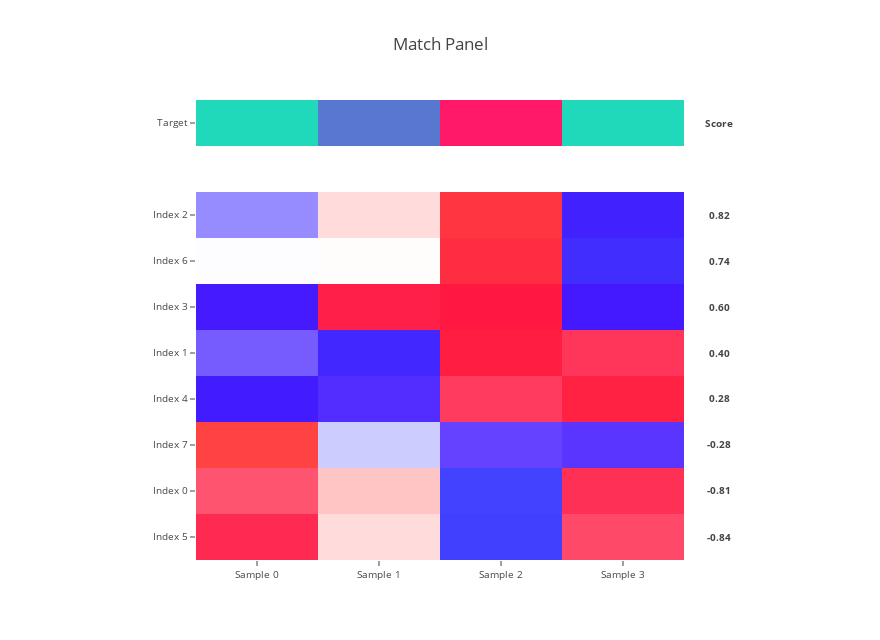

The cell this chart's notebook holds for it:
### Code cell
target = [
    0,
    2,
    8,
    0,
]

target = pd.Series(
    target, 
    name='Target',
    index=('Sample {}'.format(i) for i in range(len(target))),
)

n_row = 8

features = pd.DataFrame(
    np.random.random_sample(size=(
        n_row,
        target.size,
    )),
    index=('Index {}'.format(i) for i in range(n_row)),
    columns=target.index,
)

score_moe_p_value_fdr = make_match_panel(
    target,
    features,
    target_ascending=None,
    target_type='categorical',
)

score_moe_p_value_fdr

### Figure 1 — Plotly figure (JSON) as saved in the notebook; plotly's stock layout.template omitted (floating-point values rounded to 4 significant figures; data arrays with more than 128 entries replaced by an {"elided": "..."} marker saying what was removed)
{"data": [{"colorscale": [[0, "#20d9ba"], [0.5, "#9017e6"], [1, "#ff1968"]], "showscale": false, "text": [["Sample 0", "Sample 1", "Sample 2", "Sample 3"]], "type": "heatmap", "uid": "ee0f4d2e-ad04-4c0a-a990-c43837e503f2", "x": ["Sample 0", "Sample 1", "Sample 2", "Sample 3"], "y": ["Target"], "yaxis": "y2", "z": [[0, 2, 8, 0]]}, {"colorscale": {"elided": "256x2 mixed values"}, "showscale": false, "type": "heatmap", "uid": "fd7e6d90-b952-4a60-bc95-11cf1a49e9d9", "x": ["Sample 0", "Sample 1", "Sample 2", "Sample 3"], "y": ["Index 5", "Index 0", "Index 7", "Index 4", "Index 1", "Index 3", "Index 6", "Index 2"], "yaxis": "y", "z": [[0.8641, 0.1525, -1.673, 0.6564], [0.6214, 0.2533, -1.696, 0.8211], [1.692, -0.2216, -0.6822, -0.7885], [-1.108, -0.8517, 0.7278, 1.232], [-0.5992, -1.319, 1.135, 0.7827], [-0.9944, 0.9456, 1.053, -1.004], [-0.008579, 0.00825, 1.414, -1.414], [-0.4528, 0.1502, 1.516, -1.214]], "zmax": 1.692, "zmin": -1.696}], "layout": {"annotations": [{"font": {"size": 9.6}, "showarrow": false, "text": "<b>Score</b>", "width": 64, "x": 1.002, "xanchor": "left", "xref": "paper", "y": 0.95, "yanchor": "middle", "yref": "paper"}, {"font": {"size": 9.6}, "showarrow": false, "text": "<b>0.82</b>", "width": 64, "x": 1.002, "xanchor": "left", "xref": "paper", "y": 0.75, "yanchor": "middle", "yref": "paper"}, {"font": {"size": 9.6}, "showarrow": false, "text": "<b>0.74</b>", "width": 64, "x": 1.002, "xanchor": "left", "xref": "paper", "y": 0.65, "yanchor": "middle", "yref": "paper"}, {"font": {"size": 9.6}, "showarrow": false, "text": "<b>0.60</b>", "width": 64, "x": 1.002, "xanchor": "left", "xref": "paper", "y": 0.55, "yanchor": "middle", "yref": "paper"}, {"font": {"size": 9.6}, "showarrow": false, "text": "<b>0.40</b>", "width": 64, "x": 1.002, "xanchor": "left", "xref": "paper", "y": 0.45, "yanchor": "middle", "yref": "paper"}, {"font": {"size": 9.6}, "showarrow": false, "text": "<b>0.28</b>", "width": 64, "x": 1.002, "xanchor": "left", "xref": "paper", "y": 0.35, "yanchor": "middle", "yref": "paper"}, {"font": {"size": 9.6}, "showarrow": false, "text": "<b>-0.28</b>", "width": 64, "x": 1.002, "xanchor": "left", "xref": "paper", "y": 0.25, "yanchor": "middle", "yref": "paper"}, {"font": {"size": 9.6}, "showarrow": false, "text": "<b>-0.81</b>", "width": 64, "x": 1.002, "xanchor": "left", "xref": "paper", "y": 0.15, "yanchor": "middle", "yref": "paper"}, {"font": {"size": 9.6}, "showarrow": false, "text": "<b>-0.84</b>", "width": 64, "x": 1.002, "xanchor": "left", "xref": "paper", "y": 0.05, "yanchor": "middle", "yref": "paper"}], "height": 640, "margin": {"l": 196, "r": 196}, "title": "Match Panel", "width": 880, "xaxis": {"anchor": "y", "tickfont": {"size": 9.6}}, "yaxis": {"domain": [0, 0.8], "dtick": 1, "tickfont": {"size": 9.6}}, "yaxis2": {"domain": [0.9, 1], "tickfont": {"size": 9.6}}}}
